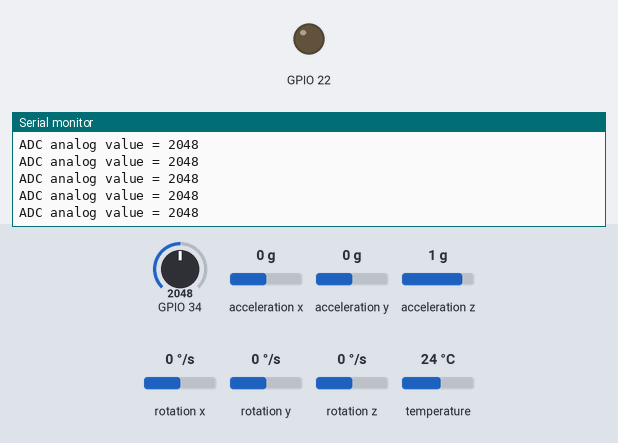
A sketch run on a simulated ESP32-S3. Parts: output pins drawn as LEDs (lit = HIGH), the last lines printed to the serial monitor. The inputs (shaded band) are chosen by the test bench; at power-on: GPIO 34 = 2048, acceleration x 0 g, acceleration y 0 g, acceleration z 1 g, rotation x 0 °/s, rotation y 0 °/s, rotation z 0 °/s, temperature 24 °C (analog values on the 0–4095 scale). WiFi joins after 1.5 s; servers stay silent unless stated; no MQTT or app messages arrive unless stated.

Above: at 8.2 s.
8.3 s: GPIO 34 set to 1068
At 9.4 s:
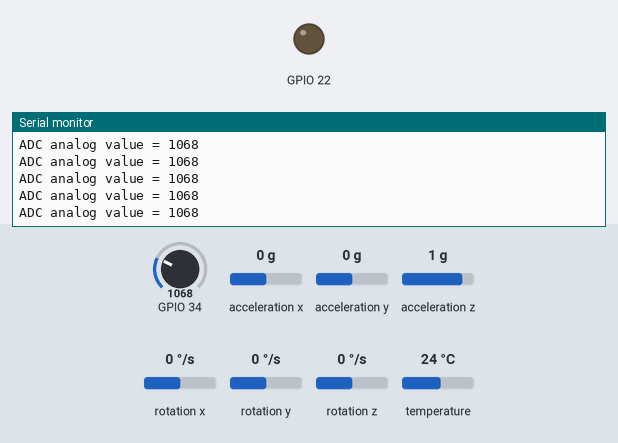
11.3 s: GPIO 34 set to 958
At 11.9 s:
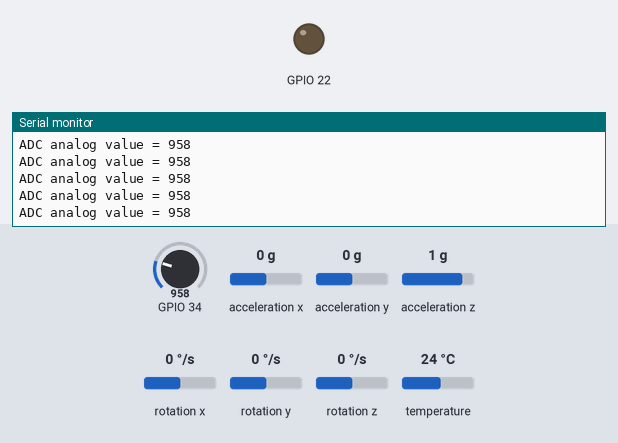
Timing chart, 0 to 13.2 s (numbered marks = the images above; inputs shaded):
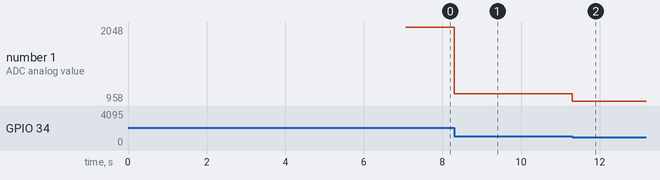

Measured:
- after the input at 8.3 s, the serial monitor: prints a new line at once (image 1)
- after the input at 11.3 s, the serial monitor: prints a new line at once (image 2)
- plotted number 1: 2048 → 1068 after the input at 8.3 s, 1068 → 958 after the input at 11.3 s

The sketch:

angle_kalmen_filter.ino
```cpp
#include <Adafruit_MPU6050.h>
#include <Adafruit_Sensor.h>
#include <Wire.h>
#include <WiFi.h>
#include <PubSubClient.h>
#include <cmath>

// WiFi Credentials
const char *ssid = "esp32s3";            // Replace with your WiFi name
const char *password = "12345678";  // Replace with your WiFi password

// MQTT Broker Settings
// MQTT Broker Settings
const char *mqtt_broker = "broker.emqx.io";
const char *mqtt_topic = "test/esp32";
const char *mqtt_username = "esp32";
const char *mqtt_password = "esp32esp32";
const int mqtt_port = 1883;

Adafruit_MPU6050 mpu;
WiFiClient espClient;
PubSubClient mqtt_client(espClient);
/*计算偏移量*/
float i;                                    //计算偏移量时的循环次数
float ax_offset = 0, ay_offset = 0;         //x,y轴的加速度偏移量
float gx_offset = 0, gy_offset = 0;         //x,y轴的角速度偏移量

/*参数*/
float rad2deg = 57.29578;                   //弧度到角度的换算系数
float roll_v = 0, pitch_v = 0;              //换算到x,y轴上的角速度

/*定义微分时间*/
float now = 0, lasttime = 0, dt = 0;        //定义微分时间

/*三个状态，先验状态，观测状态，最优估计状态*/
float gyro_roll = 0, gyro_pitch = 0;        //陀螺仪积分计算出的角度，先验状态
float acc_roll = 0, acc_pitch = 0;          //加速度计观测出的角度，观测状态
float k_roll = 0, k_pitch = 0;              //卡尔曼滤波后估计出最优角度，最优估计状态

/*误差协方差矩阵P*/
float e_P[2][2] ={{1,0},{0,1}};             //误差协方差矩阵，这里的e_P既是先验估计的P，也是最后更新的P

/*卡尔曼增益K*/
float k_k[2][2] ={{0,0},{0,0}};             //这里的卡尔曼增益矩阵K是一个2X2的方阵
// read the analog / millivolts value for pin 2:
  //int analogValue;
void setup(void) {
  /*打开串口和实现I2C通信*/
  Wire.begin(27, 26);//SDA->23,SCL->5,可以根据情况自行修改

  //打开串口
  Serial.begin(115200);//串口波特率
  delay(100);
  //set the resolution to 12 bits (0-4096)

  pinMode(22, OUTPUT);
	digitalWrite(22, LOW);
  connectToWiFi();
  mqtt_client.setServer(mqtt_broker, mqtt_port);
  mqtt_client.setKeepAlive(60);
  mqtt_client.setCallback(mqttCallback); // Corrected callback function name
  connectToMQTT();
  /*判断是否连接到MPU6050并且初始化*/
  while (!mpu.begin())
  {
    Serial.println("Failed to find MPU6050 chip");
  }
  Serial.println("MPU6050 Found!");
  mpu.setAccelerometerRange(MPU6050_RANGE_2_G);//加速度量程±2G
  mpu.setGyroRange(MPU6050_RANGE_250_DEG);//角速度量程±250°/s
  mpu.setFilterBandwidth(MPU6050_BAND_21_HZ);//采样频率21Hz

  //计算偏移量
  for (i = 1; i <= 2000; i++) {
    sensors_event_t a, g, temp;
    mpu.getEvent(&a, &g, &temp);//获取加速度、角速度、温度
    ax_offset = ax_offset + a.acceleration.x;//计算x轴加速度的偏移总量
    ay_offset = ay_offset + a.acceleration.y;//计算y轴加速度的偏移总量
    gx_offset = gx_offset + g.gyro.x;
    gy_offset = gy_offset + g.gyro.y;
  }
  ax_offset = ax_offset / 2000; //计算x轴加速度的偏移量
  ay_offset = ay_offset / 2000; //计算y轴加速度的偏移量
  gx_offset = gx_offset / 2000; //计算x轴角速度的偏移量
  gy_offset = gy_offset / 2000; //计算y轴角速度的偏移量
  delay(1000);
  analogReadResolution(12);
}
  /*获取角速度和加速度 */
  sensors_event_t a, g, temp;
  int time1;
void loop() {
  char rollStr[10],pitchStr[10],accStr[10];

  if (!mqtt_client.connected()) {
        connectToMQTT();
    }
    mqtt_client.loop();
  /*计算微分时间*/
  now = millis();                           //当前时间(ms)
  dt = (now - lasttime) / 1000.0;           //微分时间(s)
  lasttime = now;                           //上一次采样时间(ms)
  mpu6050();
  delay(5);
  int analogValue = analogRead(34);
 // int analogVolts = analogReadMilliVolts(25);
  if(analogValue>100){
    while(analogValue>100){
      analogValue = analogRead(34);
       Serial.printf("ADC analog value = %d\n",analogValue);
      mpu6050();

    }
   sendData();
  }

  time1++;
  if(time1%50==0){
    //打印角度
  Serial.print("roll: ");
  Serial.print(k_roll);
  Serial.print(",");
  Serial.print("pitch: ");
  Serial.println(k_pitch);
  Serial.print("x轴加速度: ");
  Serial.print(fabs(a.acceleration.y - ax_offset) );
  Serial.print(",");
  Serial.print("y轴加速度: ");
  Serial.println(fabs(a.acceleration.y - ay_offset));
  //姿态可视化
//  Serial.print(k_roll);
//  Serial.print("/");
//  Serial.println(k_pitch);
  }

}

void sendData() {
  // 构建 JSON 格式的数据字符串
  String payload = "{";
  payload += "\"roll\":" + String(k_roll, 2) + ",";
  payload += "\"pitch\":" + String(k_pitch, 2) + ",";
  payload += "\"acceleration\":" + String(fabs(a.acceleration.x - ax_offset), 2);//x轴加速度和pitch角 或y轴加速度和roll角
  payload += "}";

  // 打印发送的数据，便于调试
  Serial.println("Sending data: ");
  Serial.println(payload);

  // 发送 MQTT 消息
  mqtt_client.publish(mqtt_topic, payload.c_str());
}

void mpu6050(){
  mpu.getEvent(&a, &g, &temp); // 获取加速度、角速度、温度

  /*step1:计算先验状态*/
  /*计算x,y轴上的角速度*/
  roll_v = (g.gyro.x-gx_offset) + ((sin(k_pitch)*sin(k_roll))/cos(k_pitch))*(g.gyro.y-gy_offset) + ((sin(k_pitch)*cos(k_roll))/cos(k_pitch))*g.gyro.z; // roll轴的角速度
  pitch_v = cos(k_roll)*(g.gyro.y-gy_offset) - sin(k_roll)*g.gyro.z; // pitch轴的角速度
  gyro_roll = k_roll + dt*roll_v; // 先验roll角度
  gyro_pitch = k_pitch + dt*pitch_v; // 先验pitch角度

  /*step2:计算先验误差协方差矩阵P*/
  e_P[0][0] = e_P[0][0] + 0.0025; // Q矩阵的对角阵元素
  e_P[0][1] = e_P[0][1] + 0;
  e_P[1][0] = e_P[1][0] + 0;
  e_P[1][1] = e_P[1][1] + 0.0025;

  /*step3:更新卡尔曼增益K*/
  k_k[0][0] = e_P[0][0] / (e_P[0][0] + 0.3);
  k_k[0][1] = 0;
  k_k[1][0] = 0;
  k_k[1][1] = e_P[1][1] / (e_P[1][1] + 0.3);

  /*step4:计算最优估计状态*/
  /*观测状态*/
  // 计算roll角度并规范化到0-360度范围内
  acc_roll = atan((a.acceleration.y - ay_offset) / (a.acceleration.z)) * rad2deg;
  acc_roll = normalize_angle(acc_roll);  // 规范化roll角度

  // 计算pitch角度并规范化到0-360度范围内
  acc_pitch = -1 * atan((a.acceleration.x - ax_offset) / sqrt(sq(a.acceleration.y - ay_offset) + sq(a.acceleration.z))) * rad2deg;
  acc_pitch = normalize_angle(acc_pitch);  // 规范化pitch角度

  /*最优估计状态*/
  k_roll = gyro_roll + k_k[0][0] * (acc_roll - gyro_roll);
  k_pitch = gyro_pitch + k_k[1][1] * (acc_pitch - gyro_pitch);

  /*step5:更新协方差矩阵P*/
  e_P[0][0] = (1 - k_k[0][0]) * e_P[0][0];
  e_P[0][1] = 0;
  e_P[1][0] = 0;
  e_P[1][1] = (1 - k_k[1][1]) * e_P[1][1];
}

void connectToWiFi() {
   WiFi.begin(ssid, password);
    Serial.print("Connecting to WiFi");
    while (WiFi.status() != WL_CONNECTED) {
        delay(500);
        Serial.print(".");
    }
    Serial.println("\nConnected to WiFi");
}

void connectToMQTT() {
    while (!mqtt_client.connected()) {
        String client_id = "esp32-client-" + String(WiFi.macAddress());
        Serial.printf("Connecting to MQTT Broker as %s.....\n", client_id.c_str());
        if (mqtt_client.connect(client_id.c_str(), mqtt_username, mqtt_password)) {
            Serial.println("Connected to MQTT broker");
            mqtt_client.subscribe(mqtt_topic);
            mqtt_client.publish(mqtt_topic, "Hi EMQX I'm ESP32 ^^"); // Publish message upon successful connection
        } else {
            Serial.print("Failed, rc=");
            Serial.print(mqtt_client.state());
            Serial.println(" try again in 5 seconds");
            delay(5000);
        }
    }
}

void mqttCallback(char *mqtt_topic, byte *payload, unsigned int length) {
    Serial.print("Message received on mqtt_topic: ");
    Serial.println(mqtt_topic);
    Serial.print("Message: ");
    for (unsigned int i = 0; i < length; i++) {
        Serial.print((char) payload[i]);
    }

    Serial.println("\n-----------------------");
    if((char) payload[0]=='1'){
      Serial.println("receive data");
    }
}

float normalize_angle(float angle) {
    // 先将角度限制在0到360之间
    angle = fmod(angle, 360);
    // Serial.print("angle:");
    // Serial.println(angle);
    if (angle < 0) {
        angle += 360; // 如果是负角度，加上360
    }

    // 将角度限制在0到180度之间
    if (angle > 180) {
        angle = 360 - angle; // 如果角度大于180，将其转换到0到180之间
    }

    return angle;
}
```
